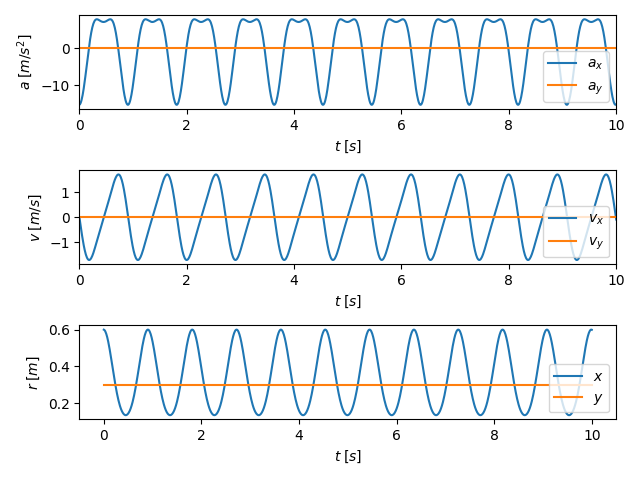

Recreate this plot in Python.
import numpy as np
import matplotlib.pyplot as plt

class Sylinder:
    def __init__(self, h, k, l_0, m, T, N):
        self.h = h
        self.k = k
        self.l_0 = l_0
        self.m = m

        self.N = N      # Antall tidssteg

        self.a = np.zeros([N+1, 2])
        self.v = np.zeros([N+1, 2])
        self.r = np.zeros([N+1, 2])
        self.t = np.linspace(0, T, N+1)

        self.i = np.array([1,0])        # Enhetsvektor x-akse
        self.j = np.array([0,1])        # Enhetsvektor y-akse

    def set_initial_condition(self, v0, x0): # Setter initialbetingelser
        self.r0 = x0*self.i + self.h*self.j
        self.v0 = v0
        l0 = np.linalg.norm(self.r0)
        re0 = self.r0 / l0
        self.a0 = -self.k/self.m * (l0 - self.l_0)*re0

    def solve(self):    # Løser differensiallikninger med E-C
        t = self.t; a = self.a; v = self.v; r = self.r
        a[0] = self.a0
        v[0] = self.v0
        r[0] = self.r0
        self.r[:,1] = self.h; self.a[:,1] = 0
        for n in range(self.N):
            dt = t[n+1] - t[n]
            v[n+1,0] = v[n,0] + dt*a[n,0]
            r[n+1,0] = r[n,0] + dt*v[n+1,0]
            l = np.linalg.norm(r[n+1,:])
            re = r[n+1,:] / l
            F = -self.k * (l - self.l_0)*re
            a[n+1,0] = F[0]/self.m
        return self.a, self.v, self.r, self.t

method = Sylinder(h=0.3, k=500, l_0=0.5, m=5, T=10, N=1000)
method.set_initial_condition(v0=[0,0], x0=0.6)
a, v, r, t = method.solve()

fig, ax = plt.subplots(3,1)
ax[0].plot(t, a); ax[0].legend([r'$a_x$', r'$a_y$'], loc="lower right")
ax[0].set_xlabel(r'$t\;[s]$'); ax[0].set_ylabel(r'$a\;[m/s^2]$')
ax[1].plot(t, v); ax[1].legend([r'$v_x$', r'$v_y$'], loc="lower right")
ax[1].set_xlabel(r'$t\;[s]$'); ax[1].set_ylabel(r'$v\;[m/s]$')
ax[2].plot(t, r); ax[2].legend([r'$x$', r'$y$'], loc="lower right")
ax[2].set_xlabel(r'$t\;[s]$'); ax[2].set_ylabel(r'$r\;[m]$')
fig.tight_layout()
# plt.savefig('oppgave_f.png')
plt.show()
